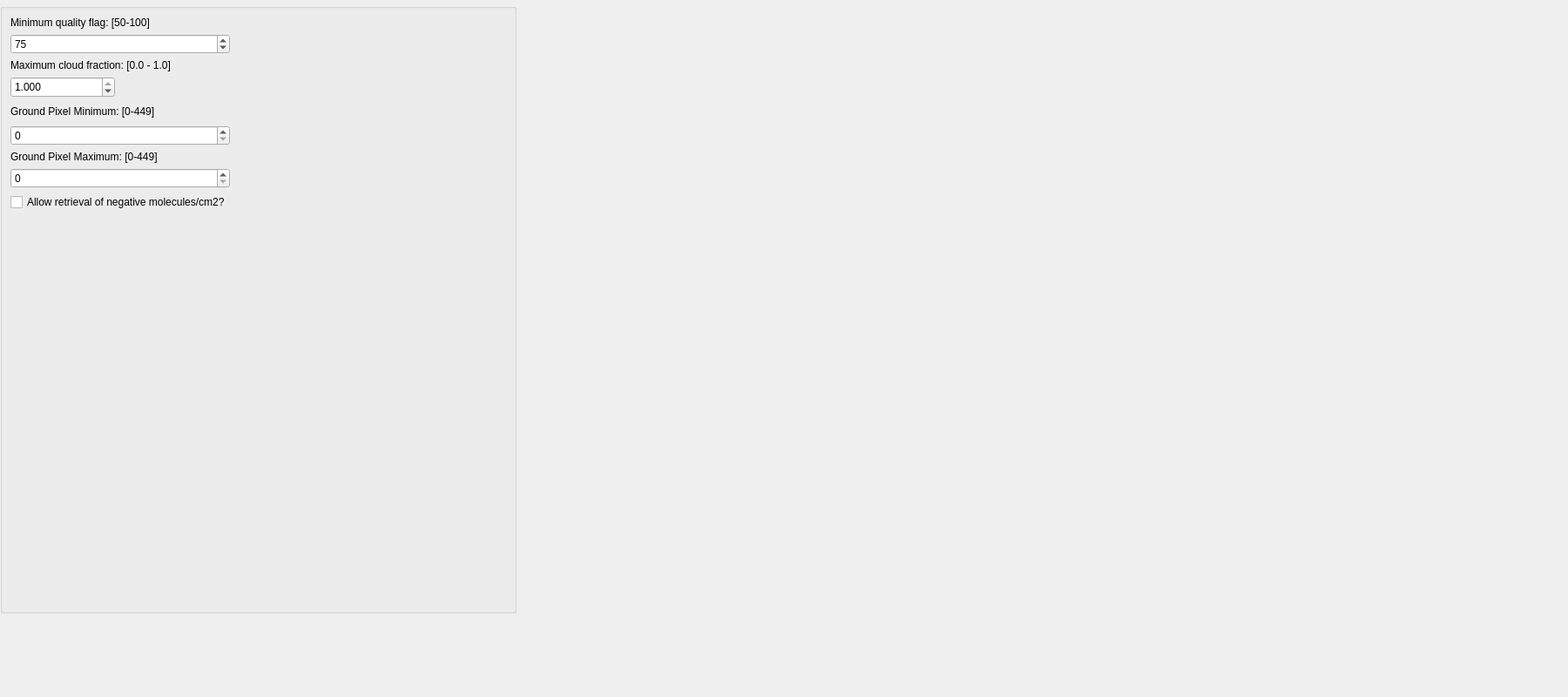
     <widget class="QWidget" name="tropomiTab">
      <property name="minimumSize">
       <size>
        <width>1800</width>
        <height>800</height>
       </size>
      </property>
      <attribute name="title">
       <string>TROPOMI Filter</string>
      </attribute>
      <widget class="QGroupBox" name="groupBox_filterTropomi">
       <property name="geometry">
        <rect>
         <x>0</x>
         <y>4</y>
         <width>593</width>
         <height>700</height>
        </rect>
       </property>
       <property name="sizePolicy">
        <sizepolicy hsizetype="MinimumExpanding" vsizetype="MinimumExpanding">
         <horstretch>0</horstretch>
         <verstretch>0</verstretch>
        </sizepolicy>
       </property>
       <property name="minimumSize">
        <size>
         <width>0</width>
         <height>700</height>
        </size>
       </property>
       <property name="title">
        <string/>
       </property>
       <layout class="QGridLayout" name="gridLayout_4">
        <item row="2" column="0">
         <widget class="QLabel" name="label_34">
          <property name="text">
           <string>&lt;html&gt;&lt;head/&gt;&lt;body&gt;&lt;p&gt;Maximum cloud fraction: [0.0 - 1.0]&lt;/p&gt;&lt;/body&gt;&lt;/html&gt;</string>
          </property>
         </widget>
        </item>
        <item row="5" column="0">
         <widget class="QSpinBox" name="TropomiGroundPixelMinimumSpinBox">
          <property name="sizePolicy">
           <sizepolicy hsizetype="Preferred" vsizetype="Preferred">
            <horstretch>0</horstretch>
            <verstretch>0</verstretch>
           </sizepolicy>
          </property>
          <property name="minimum">
           <number>0</number>
          </property>
          <property name="maximum">
           <number>449</number>
          </property>
          <property name="value">
           <number>0</number>
          </property>
         </widget>
        </item>
        <item row="3" column="0">
         <widget class="QDoubleSpinBox" name="maxTropomiCloudFractionSpinBox">
          <property name="sizePolicy">
           <sizepolicy hsizetype="Maximum" vsizetype="Preferred">
            <horstretch>0</horstretch>
            <verstretch>0</verstretch>
           </sizepolicy>
          </property>
          <property name="minimumSize">
           <size>
            <width>120</width>
            <height>24</height>
           </size>
          </property>
          <property name="maximumSize">
           <size>
            <width>120</width>
            <height>24</height>
           </size>
          </property>
          <property name="decimals">
           <number>3</number>
          </property>
          <property name="maximum">
           <double>1.000000000000000</double>
          </property>
          <property name="singleStep">
           <double>0.100000000000000</double>
          </property>
          <property name="value">
           <double>1.000000000000000</double>
          </property>
         </widget>
        </item>
        <item row="4" column="0">
         <widget class="QLabel" name="TropomiGroundPixelMinimumLabel">
          <property name="text">
           <string>&lt;html&gt;&lt;head/&gt;&lt;body&gt;&lt;p&gt;Ground Pixel Minimum: [0-449]&lt;/p&gt;&lt;/body&gt;&lt;/html&gt;</string>
          </property>
         </widget>
        </item>
        <item row="0" column="0">
         <widget class="QLabel" name="label_33">
          <property name="text">
           <string>&lt;html&gt;&lt;head/&gt;&lt;body&gt;&lt;p&gt;Minimum quality flag: [50-100]&lt;/p&gt;&lt;/body&gt;&lt;/html&gt;</string>
          </property>
         </widget>
        </item>
        <item row="1" column="0">
         <widget class="QSpinBox" name="minTropomiQualitySpinBox">
          <property name="sizePolicy">
           <sizepolicy hsizetype="Preferred" vsizetype="Preferred">
            <horstretch>0</horstretch>
            <verstretch>0</verstretch>
           </sizepolicy>
          </property>
          <property name="minimum">
           <number>50</number>
          </property>
          <property name="maximum">
           <number>100</number>
          </property>
          <property name="value">
           <number>75</number>
          </property>
         </widget>
        </item>
        <item row="9" column="0">
         <spacer name="verticalSpacer_4">
          <property name="orientation">
           <enum>Qt::Vertical</enum>
          </property>
          <property name="sizeHint" stdset="0">
           <size>
            <width>20</width>
            <height>40</height>
           </size>
          </property>
         </spacer>
        </item>
        <item row="7" column="0">
         <widget class="QSpinBox" name="TropomiGroundPixelMaximumSpinBox">
          <property name="sizePolicy">
           <sizepolicy hsizetype="Preferred" vsizetype="Preferred">
            <horstretch>0</horstretch>
            <verstretch>0</verstretch>
           </sizepolicy>
          </property>
          <property name="minimum">
           <number>0</number>
          </property>
          <property name="maximum">
           <number>449</number>
          </property>
          <property name="value">
           <number>0</number>
          </property>
         </widget>
        </item>
        <item row="6" column="0">
         <widget class="QLabel" name="TropomiGroundPixelMaximumLabel">
          <property name="text">
           <string>&lt;html&gt;&lt;head/&gt;&lt;body&gt;&lt;p&gt;Ground Pixel Maximum: [0-449]&lt;/p&gt;&lt;/body&gt;&lt;/html&gt;</string>
          </property>
         </widget>
        </item>
        <item row="8" column="0">
         <widget class="QCheckBox" name="TropomiAllowNegativeCounts">
          <property name="sizePolicy">
           <sizepolicy hsizetype="Preferred" vsizetype="Preferred">
            <horstretch>0</horstretch>
            <verstretch>0</verstretch>
           </sizepolicy>
          </property>
          <property name="text">
           <string>Allow retrieval of negative molecules/cm2?</string>
          </property>
         </widget>
        </item>
        <item row="4" column="1">
         <spacer name="horizontalSpacer_5">
          <property name="orientation">
           <enum>Qt::Horizontal</enum>
          </property>
          <property name="sizeHint" stdset="0">
           <size>
            <width>40</width>
            <height>20</height>
           </size>
          </property>
         </spacer>
        </item>
       </layout>
      </widget>
     </widget>
